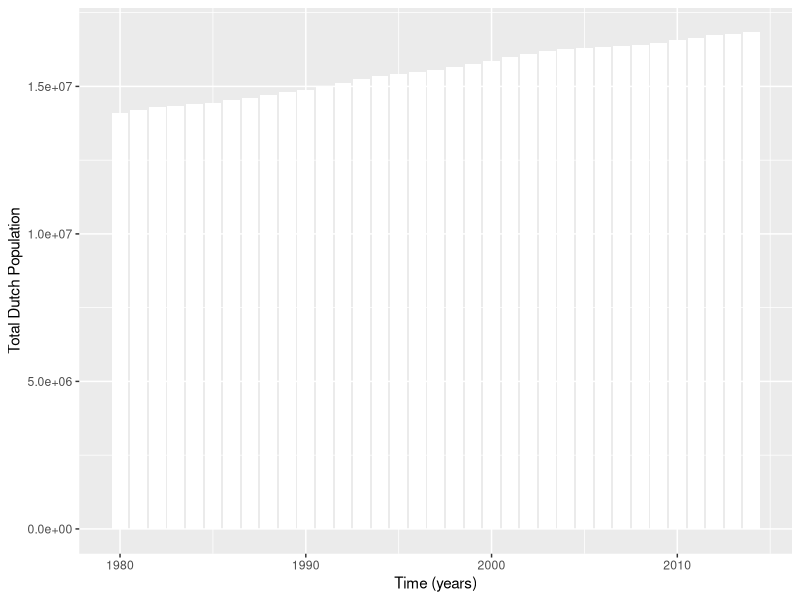
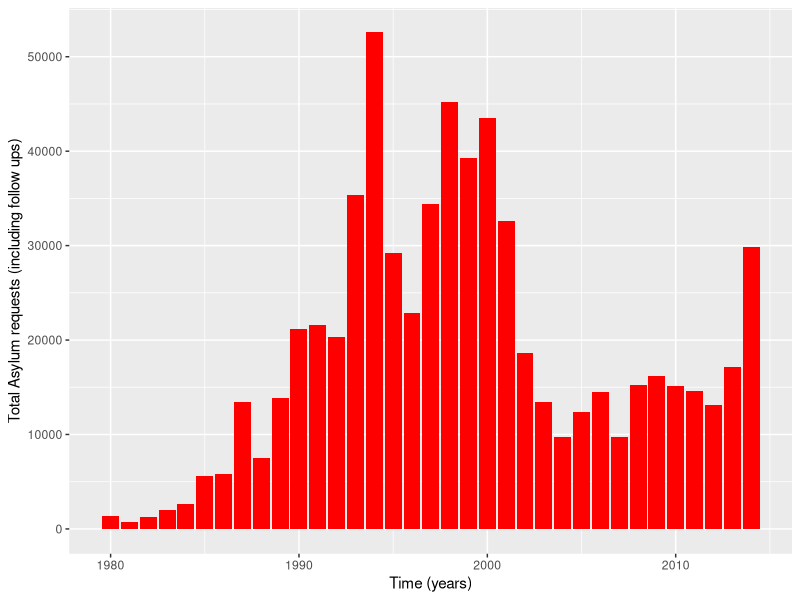
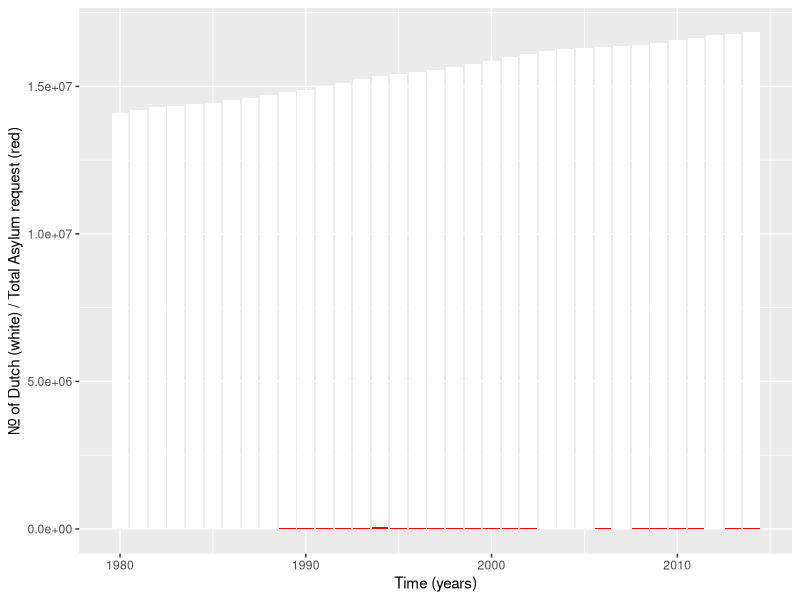

Write R code to recreate these figures, in order. (Note: this script raises an error after producing the figures.)
# File: nl_asylum_requests_population_01.R
# Date: 2015-09-07
# Author: richard.zijdeman@iisg.nl
# Purpose: to show trends in population size and asylum requests
# Last change: none.

# clear workspace
rm(list = ls())

# Libraries
library(ggplot2)
require(gridExtra)

# Data from CBS Statline
# Hyperlink to tabel
# http://statline.cbs.nl/Statweb/publication/?VW=T&DM=SLNL&PA=80059NED&D1=0&D2=0-3,5,12,15,17-18,21,23,25-26,51,53-54,l&D3=a&HD=150907-1303&HDR=T,G2&STB=G1
# Hyperlink to download-screen
# http://statline.cbs.nl/Statweb/publication/?VW=D&DM=SLNL&PA=80059NED&D1=0&D2=0-3,5,12,15,17-18,21,23,25-26,51,53-54,l&D3=a&HD=150907-1303&HDR=T,G2&STB=G1

# Total of Asylum Requests (art)
art <- c(1330, 750, 1215, 2015, 2605, 5645, 5865, 13460, 7485, 13900, 21210, 21615, 20345, 
         35400, 52575, 29260, 22855, 34445, 45215, 39305, 43560, 32580, 18665, 13400, 9780, 
         12345, 14465, 9730, 15275, 16165, 15155, 14630, 13170, 17190, 29890) 
        # NB: # special values for 2012 and 2013

years <- c(1980, 1981, 1982, 1983, 1984, 1985, 1986, 1987, 1988, 1989, 1990, 1991, 1992, 1993, 1994, 1995, 1996, 1997, 1998, 1999, 2000, 2001, 2002, 2003, 2004, 2005, 2006, 2007, 2008, 2009, 2010, 2011, 2012, 2013, 2014)


# Population size, since 1980
# Hyperlink to tabel
# http://statline.cbs.nl/Statweb/publication/?VW=T&DM=SLNL&PA=37296NED&D1=0&D2=a&HD=150907-1309&HDR=G1&STB=T
# Hyperlink to downloadscreen
# http://statline.cbs.nl/Statweb/publication/?VW=D&DM=SLNL&PA=37296NED&D1=0&D2=a&HD=150907-1309&HDR=G1&STB=T
pop <- c(14091014, 14208586, 14285829, 14339551, 14394589, 14453833, 14529430, 14615125, 14714948, 14805240, 14892574, 15010445, 15129150, 15239182, 15341553, 15424122, 15493889, 15567107, 15654192, 15760225, 15863950, 15987075, 16105285, 16192572, 16258032, 16305526, 16334210, 16357992, 16405399, 16485787, 16574989, 16655799, 16730348, 16779575, 16829289)


# Creating the graph
df <- as.data.frame(cbind(years, pop, art))

p1 <- ggplot(df, aes(years, pop)) + geom_bar(stat = "identity", fill = "white") +
        labs(x = "Time (years)", y = "Total Dutch Population")
p2 <- ggplot(df, aes(years, art)) + geom_bar(stat = "identity", fill = "red") +
        labs(x = "Time (years)", y = "Total Asylum requests (including follow ups)")

p1
p2
p3 <- p1 + geom_bar(aes(years, art), stat = "identity", fill = "red") +
        labs(x = "Time (years)", y = "Nr. of Dutch (white) / Total Asylum request (red)")

p3

# combine the plots
ppi <- 300
png("./graphs/NL_asylum_requests_population_01.png", width = 16*ppi, height = 12*ppi, res = ppi,)
grid.arrange(p1, p2, p3, ncol=2)
dev.off()

# EOF